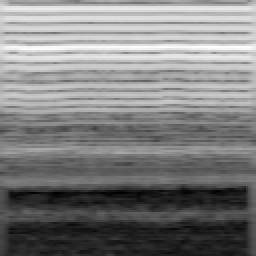
#> input picture svd_melspec/train/saudavel/100-a_n.png, 128 x 128 px (shown 2 times larger)
$ python data_augmentation.py
#> lines starting #> are read from the running program, lines starting #| are printed output that depends on the picture
#> in process_train, img is the input picture: PIL image 128x128 L; min 0, max 255, mean 126.7
import numpy as np
from PIL import Image
from pathlib import Path
import random
from tqdm import tqdm
import shutil

# =========================
# CONFIG
# =========================
INPUT_DIR = Path("/home/kevin/dataset_pdi/svd_melspec")
OUTPUT_DIR = Path("/home/kevin/dataset_pdi/svd_melspec_aug")

CLASSES = ["saudavel", "patologia"]

# =========================
# AUGMENTATIONS
# =========================

def time_mask(img_array):
    h, w = img_array.shape
#> h = 128; w = 128

    t = random.randint(10, 30)  # largura da máscara
    t0 = random.randint(0, w - t)
#> t0 = 97

    img_array[:, t0:t0+t] = 0
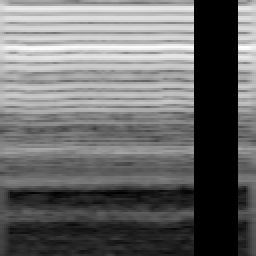
#> img_array: shape (128, 128) (shown 2 times larger); min 0, max 253, mean 105.2
    return img_array

def freq_mask(img_array):
    h, w = img_array.shape
#> h = 128; w = 128

    f = random.randint(10, 30)
    f0 = random.randint(0, h - f)
#> f0 = 5

    img_array[f0:f0+f, :] = 0
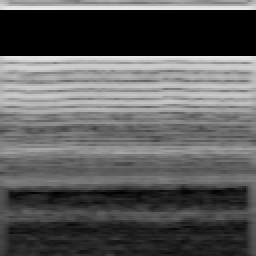
#> img_array: shape (128, 128) (shown 2 times larger); min 0, max 235, mean 90.7
    return img_array

# =========================
# PROCESSAMENTO
# =========================

def process_train():
    for cls in CLASSES:
        in_dir = INPUT_DIR / "train" / cls
        out_dir = OUTPUT_DIR / "train" / cls
        out_dir.mkdir(parents=True, exist_ok=True)

        files = list(in_dir.glob("*.png"))

        for img_path in tqdm(files, desc=f"train/{cls}"):
            img = Image.open(img_path).convert("L")
            img_array = np.array(img)

            # salvar original
            out_path = out_dir / img_path.name
            img.save(out_path)

            # time mask
            tm = time_mask(img_array.copy())
            Image.fromarray(tm).save(out_dir / f"{img_path.stem}_tm.png")

            # freq mask
            fm = freq_mask(img_array.copy())
            Image.fromarray(fm).save(out_dir / f"{img_path.stem}_fm.png")
#> pass 2 of the loop in process_train, `for cls in CLASSES:`:
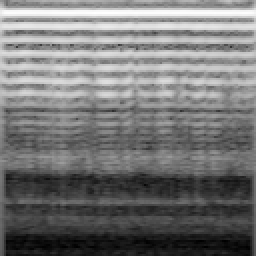
#> input picture svd_melspec/train/patologia/1056-a_n.png, 128 x 128 px (shown 2 times larger)
#> in process_train, img is the input picture: PIL image 128x128 L; min 0, max 255, mean 117.3
#> in time_mask (call 2), `img_array[:, t0:t0+t] = 0`:
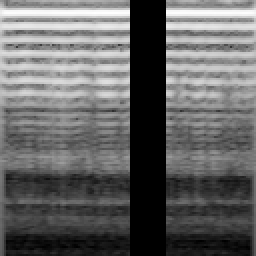
#> img_array: shape (128, 128) (shown 2 times larger); min 0, max 255, mean 101
#> in freq_mask (call 2), `img_array[f0:f0+f, :] = 0`:
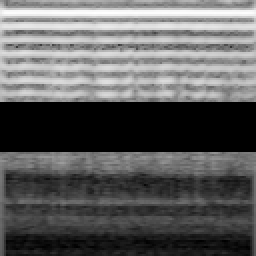
#> img_array: shape (128, 128) (shown 2 times larger); min 0, max 255, mean 94.9

# =========================
# COPIAR VAL E TEST
# =========================

def copy_split(split):
#> called with split = 'validation'
    for cls in CLASSES:
        src = INPUT_DIR / split / cls
        dst = OUTPUT_DIR / split / cls
        dst.mkdir(parents=True, exist_ok=True)

        for file in src.glob("*.png"):
            shutil.copy(file, dst / file.name)
#> pass 2 of the loop in copy_split, `for cls in CLASSES:`:
#> pass 2 of the loop in copy_split, `for cls in CLASSES:`:

# =========================
# MAIN
# =========================

def main():
    process_train()

    copy_split("validation")
    copy_split("test")

    print("\nAugmentation concluída!")

if __name__ == "__main__":
    main()
